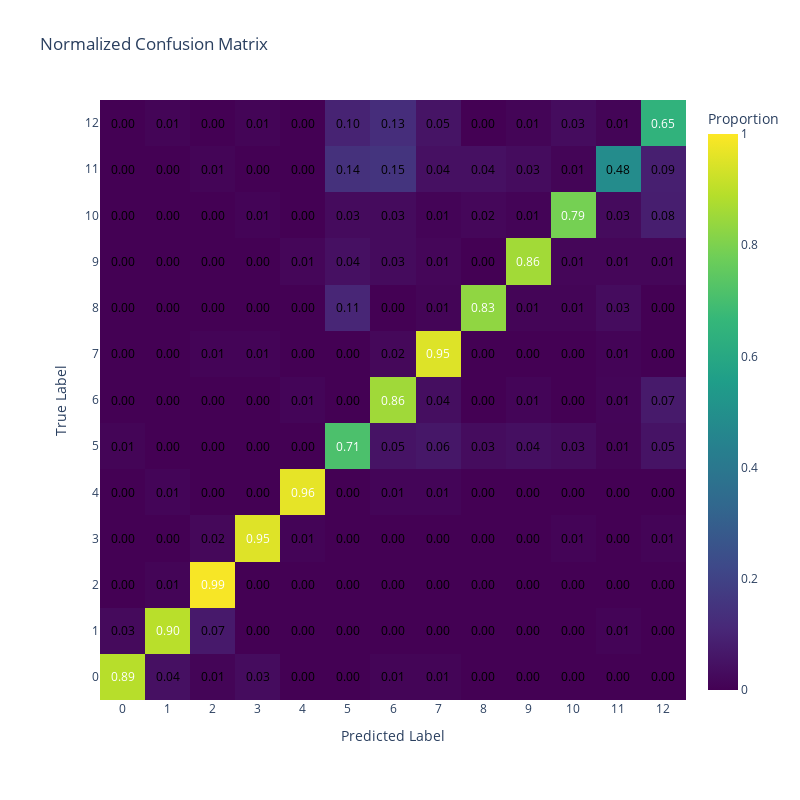

This figure's notebook cell:
### Code cell
import numpy as np
import pandas as pd
import plotly.graph_objects as go
from sklearn.metrics import confusion_matrix


cm = confusion_matrix(all_labels, all_preds)

cm_normalized = cm.astype('float') / cm.sum(axis=1)[:, np.newaxis]

unique_labels = sorted(set(all_labels))

fig = go.Figure(
    data=go.Heatmap(
        z=cm_normalized,
        x=unique_labels,  
        y=unique_labels,  
        colorscale='Viridis',
        showscale=True,
        zmin=0,
        zmax=1,
        hoverongaps=False,
        colorbar=dict(title='Proportion')
    )
)

for i in range(len(unique_labels)):
    for j in range(len(unique_labels)):
        fig.add_annotation(
            x=unique_labels[j],
            y=unique_labels[i],
            text=f'{cm_normalized[i, j]:.2f}',
            showarrow=False,
            font=dict(size=12, color="white" if cm_normalized[i, j] > 0.5 else "black")
        )

fig.update_layout(
    title='Normalized Confusion Matrix',
    xaxis_title='Predicted Label',
    yaxis_title='True Label',
    xaxis=dict(
        tickmode='array',
        tickvals=list(range(len(unique_labels))),
        ticktext=unique_labels,
        title='Predicted Label'
    ),
    yaxis=dict(
        tickmode='array',
        tickvals=list(range(len(unique_labels))),
        ticktext=unique_labels,
        title='True Label'
    ),
    autosize=False,
    width=800,
    height=800,  
    margin=dict(l=100, r=100, t=100, b=100)  
)

fig.show()

### Figure 1 — Plotly figure (JSON) as saved in the notebook; plotly's stock layout.template omitted (floating-point values rounded to 4 significant figures; data arrays with more than 128 entries replaced by an {"elided": "..."} marker saying what was removed)
{"data": [{"colorbar": {"title": {"text": "Proportion"}}, "colorscale": [[0, "#440154"], [0.1111, "#482878"], [0.2222, "#3e4989"], [0.3333, "#31688e"], [0.4444, "#26828e"], [0.5556, "#1f9e89"], [0.6667, "#35b779"], [0.7778, "#6ece58"], [0.8889, "#b5de2b"], [1, "#fde725"]], "hoverongaps": false, "showscale": true, "type": "heatmap", "x": [0, 1, 2, 3, 4, 5, 6, 7, 8, 9, 10, 11, 12], "y": [0, 1, 2, 3, 4, 5, 6, 7, 8, 9, 10, 11, 12], "z": {"elided": "13x13 float values"}, "zmax": 1, "zmin": 0}], "layout": {"annotations": [{"font": {"color": "white", "size": 12}, "showarrow": false, "text": "0.89", "x": 0, "y": 0}, {"font": {"color": "black", "size": 12}, "showarrow": false, "text": "0.04", "x": 1, "y": 0}, {"font": {"color": "black", "size": 12}, "showarrow": false, "text": "0.01", "x": 2, "y": 0}, {"font": {"color": "black", "size": 12}, "showarrow": false, "text": "0.03", "x": 3, "y": 0}, {"font": {"color": "black", "size": 12}, "showarrow": false, "text": "0.00", "x": 4, "y": 0}, {"font": {"color": "black", "size": 12}, "showarrow": false, "text": "0.00", "x": 5, "y": 0}, {"font": {"color": "black", "size": 12}, "showarrow": false, "text": "0.01", "x": 6, "y": 0}, {"font": {"color": "black", "size": 12}, "showarrow": false, "text": "0.01", "x": 7, "y": 0}, {"font": {"color": "black", "size": 12}, "showarrow": false, "text": "0.00", "x": 8, "y": 0}, {"font": {"color": "black", "size": 12}, "showarrow": false, "text": "0.00", "x": 9, "y": 0}, {"font": {"color": "black", "size": 12}, "showarrow": false, "text": "0.00", "x": 10, "y": 0}, {"font": {"color": "black", "size": 12}, "showarrow": false, "text": "0.00", "x": 11, "y": 0}, {"font": {"color": "black", "size": 12}, "showarrow": false, "text": "0.00", "x": 12, "y": 0}, {"font": {"color": "black", "size": 12}, "showarrow": false, "text": "0.03", "x": 0, "y": 1}, {"font": {"color": "white", "size": 12}, "showarrow": false, "text": "0.90", "x": 1, "y": 1}, {"font": {"color": "black", "size": 12}, "showarrow": false, "text": "0.07", "x": 2, "y": 1}, {"font": {"color": "black", "size": 12}, "showarrow": false, "text": "0.00", "x": 3, "y": 1}, {"font": {"color": "black", "size": 12}, "showarrow": false, "text": "0.00", "x": 4, "y": 1}, {"font": {"color": "black", "size": 12}, "showarrow": false, "text": "0.00", "x": 5, "y": 1}, {"font": {"color": "black", "size": 12}, "showarrow": false, "text": "0.00", "x": 6, "y": 1}, {"font": {"color": "black", "size": 12}, "showarrow": false, "text": "0.00", "x": 7, "y": 1}, {"font": {"color": "black", "size": 12}, "showarrow": false, "text": "0.00", "x": 8, "y": 1}, {"font": {"color": "black", "size": 12}, "showarrow": false, "text": "0.00", "x": 9, "y": 1}, {"font": {"color": "black", "size": 12}, "showarrow": false, "text": "0.00", "x": 10, "y": 1}, {"font": {"color": "black", "size": 12}, "showarrow": false, "text": "0.01", "x": 11, "y": 1}, {"font": {"color": "black", "size": 12}, "showarrow": false, "text": "0.00", "x": 12, "y": 1}, {"font": {"color": "black", "size": 12}, "showarrow": false, "text": "0.00", "x": 0, "y": 2}, {"font": {"color": "black", "size": 12}, "showarrow": false, "text": "0.01", "x": 1, "y": 2}, {"font": {"color": "white", "size": 12}, "showarrow": false, "text": "0.99", "x": 2, "y": 2}, {"font": {"color": "black", "size": 12}, "showarrow": false, "text": "0.00", "x": 3, "y": 2}, {"font": {"color": "black", "size": 12}, "showarrow": false, "text": "0.00", "x": 4, "y": 2}, {"font": {"color": "black", "size": 12}, "showarrow": false, "text": "0.00", "x": 5, "y": 2}, {"font": {"color": "black", "size": 12}, "showarrow": false, "text": "0.00", "x": 6, "y": 2}, {"font": {"color": "black", "size": 12}, "showarrow": false, "text": "0.00", "x": 7, "y": 2}, {"font": {"color": "black", "size": 12}, "showarrow": false, "text": "0.00", "x": 8, "y": 2}, {"font": {"color": "black", "size": 12}, "showarrow": false, "text": "0.00", "x": 9, "y": 2}, {"font": {"color": "black", "size": 12}, "showarrow": false, "text": "0.00", "x": 10, "y": 2}, {"font": {"color": "black", "size": 12}, "showarrow": false, "text": "0.00", "x": 11, "y": 2}, {"font": {"color": "black", "size": 12}, "showarrow": false, "text": "0.00", "x": 12, "y": 2}, {"font": {"color": "black", "size": 12}, "showarrow": false, "text": "0.00", "x": 0, "y": 3}, {"font": {"color": "black", "size": 12}, "showarrow": false, "text": "0.00", "x": 1, "y": 3}, {"font": {"color": "black", "size": 12}, "showarrow": false, "text": "0.02", "x": 2, "y": 3}, {"font": {"color": "white", "size": 12}, "showarrow": false, "text": "0.95", "x": 3, "y": 3}, {"font": {"color": "black", "size": 12}, "showarrow": false, "text": "0.01", "x": 4, "y": 3}, {"font": {"color": "black", "size": 12}, "showarrow": false, "text": "0.00", "x": 5, "y": 3}, {"font": {"color": "black", "size": 12}, "showarrow": false, "text": "0.00", "x": 6, "y": 3}, {"font": {"color": "black", "size": 12}, "showarrow": false, "text": "0.00", "x": 7, "y": 3}, {"font": {"color": "black", "size": 12}, "showarrow": false, "text": "0.00", "x": 8, "y": 3}, {"font": {"color": "black", "size": 12}, "showarrow": false, "text": "0.00", "x": 9, "y": 3}, {"font": {"color": "black", "size": 12}, "showarrow": false, "text": "0.01", "x": 10, "y": 3}, {"font": {"color": "black", "size": 12}, "showarrow": false, "text": "0.00", "x": 11, "y": 3}, {"font": {"color": "black", "size": 12}, "showarrow": false, "text": "0.01", "x": 12, "y": 3}, {"font": {"color": "black", "size": 12}, "showarrow": false, "text": "0.00", "x": 0, "y": 4}, {"font": {"color": "black", "size": 12}, "showarrow": false, "text": "0.01", "x": 1, "y": 4}, {"font": {"color": "black", "size": 12}, "showarrow": false, "text": "0.00", "x": 2, "y": 4}, {"font": {"color": "black", "size": 12}, "showarrow": false, "text": "0.00", "x": 3, "y": 4}, {"font": {"color": "white", "size": 12}, "showarrow": false, "text": "0.96", "x": 4, "y": 4}, {"font": {"color": "black", "size": 12}, "showarrow": false, "text": "0.00", "x": 5, "y": 4}, {"font": {"color": "black", "size": 12}, "showarrow": false, "text": "0.01", "x": 6, "y": 4}, {"font": {"color": "black", "size": 12}, "showarrow": false, "text": "0.01", "x": 7, "y": 4}, {"font": {"color": "black", "size": 12}, "showarrow": false, "text": "0.00", "x": 8, "y": 4}, {"font": {"color": "black", "size": 12}, "showarrow": false, "text": "0.00", "x": 9, "y": 4}, {"font": {"color": "black", "size": 12}, "showarrow": false, "text": "0.00", "x": 10, "y": 4}, {"font": {"color": "black", "size": 12}, "showarrow": false, "text": "0.00", "x": 11, "y": 4}, {"font": {"color": "black", "size": 12}, "showarrow": false, "text": "0.00", "x": 12, "y": 4}, {"font": {"color": "black", "size": 12}, "showarrow": false, "text": "0.01", "x": 0, "y": 5}, {"font": {"color": "black", "size": 12}, "showarrow": false, "text": "0.00", "x": 1, "y": 5}, {"font": {"color": "black", "size": 12}, "showarrow": false, "text": "0.00", "x": 2, "y": 5}, {"font": {"color": "black", "size": 12}, "showarrow": false, "text": "0.00", "x": 3, "y": 5}, {"font": {"color": "black", "size": 12}, "showarrow": false, "text": "0.00", "x": 4, "y": 5}, {"font": {"color": "white", "size": 12}, "showarrow": false, "text": "0.71", "x": 5, "y": 5}, {"font": {"color": "black", "size": 12}, "showarrow": false, "text": "0.05", "x": 6, "y": 5}, {"font": {"color": "black", "size": 12}, "showarrow": false, "text": "0.06", "x": 7, "y": 5}, {"font": {"color": "black", "size": 12}, "showarrow": false, "text": "0.03", "x": 8, "y": 5}, {"font": {"color": "black", "size": 12}, "showarrow": false, "text": "0.04", "x": 9, "y": 5}, {"font": {"color": "black", "size": 12}, "showarrow": false, "text": "0.03", "x": 10, "y": 5}, {"font": {"color": "black", "size": 12}, "showarrow": false, "text": "0.01", "x": 11, "y": 5}, {"font": {"color": "black", "size": 12}, "showarrow": false, "text": "0.05", "x": 12, "y": 5}, {"font": {"color": "black", "size": 12}, "showarrow": false, "text": "0.00", "x": 0, "y": 6}, {"font": {"color": "black", "size": 12}, "showarrow": false, "text": "0.00", "x": 1, "y": 6}, {"font": {"color": "black", "size": 12}, "showarrow": false, "text": "0.00", "x": 2, "y": 6}, {"font": {"color": "black", "size": 12}, "showarrow": false, "text": "0.00", "x": 3, "y": 6}, {"font": {"color": "black", "size": 12}, "showarrow": false, "text": "0.01", "x": 4, "y": 6}, {"font": {"color": "black", "size": 12}, "showarrow": false, "text": "0.00", "x": 5, "y": 6}, {"font": {"color": "white", "size": 12}, "showarrow": false, "text": "0.86", "x": 6, "y": 6}, {"font": {"color": "black", "size": 12}, "showarrow": false, "text": "0.04", "x": 7, "y": 6}, {"font": {"color": "black", "size": 12}, "showarrow": false, "text": "0.00", "x": 8, "y": 6}, {"font": {"color": "black", "size": 12}, "showarrow": false, "text": "0.01", "x": 9, "y": 6}, {"font": {"color": "black", "size": 12}, "showarrow": false, "text": "0.00", "x": 10, "y": 6}, {"font": {"color": "black", "size": 12}, "showarrow": false, "text": "0.01", "x": 11, "y": 6}, {"font": {"color": "black", "size": 12}, "showarrow": false, "text": "0.07", "x": 12, "y": 6}, {"font": {"color": "black", "size": 12}, "showarrow": false, "text": "0.00", "x": 0, "y": 7}, {"font": {"color": "black", "size": 12}, "showarrow": false, "text": "0.00", "x": 1, "y": 7}, {"font": {"color": "black", "size": 12}, "showarrow": false, "text": "0.01", "x": 2, "y": 7}, {"font": {"color": "black", "size": 12}, "showarrow": false, "text": "0.01", "x": 3, "y": 7}, {"font": {"color": "black", "size": 12}, "showarrow": false, "text": "0.00", "x": 4, "y": 7}, {"font": {"color": "black", "size": 12}, "showarrow": false, "text": "0.00", "x": 5, "y": 7}, {"font": {"color": "black", "size": 12}, "showarrow": false, "text": "0.02", "x": 6, "y": 7}, {"font": {"color": "white", "size": 12}, "showarrow": false, "text": "0.95", "x": 7, "y": 7}, {"font": {"color": "black", "size": 12}, "showarrow": false, "text": "0.00", "x": 8, "y": 7}, {"font": {"color": "black", "size": 12}, "showarrow": false, "text": "0.00", "x": 9, "y": 7}, {"font": {"color": "black", "size": 12}, "showarrow": false, "text": "0.00", "x": 10, "y": 7}, {"font": {"color": "black", "size": 12}, "showarrow": false, "text": "0.01", "x": 11, "y": 7}, {"font": {"color": "black", "size": 12}, "showarrow": false, "text": "0.00", "x": 12, "y": 7}, {"font": {"color": "black", "size": 12}, "showarrow": false, "text": "0.00", "x": 0, "y": 8}, {"font": {"color": "black", "size": 12}, "showarrow": false, "text": "0.00", "x": 1, "y": 8}, {"font": {"color": "black", "size": 12}, "showarrow": false, "text": "0.00", "x": 2, "y": 8}, {"font": {"color": "black", "size": 12}, "showarrow": false, "text": "0.00", "x": 3, "y": 8}, {"font": {"color": "black", "size": 12}, "showarrow": false, "text": "0.00", "x": 4, "y": 8}, {"font": {"color": "black", "size": 12}, "showarrow": false, "text": "0.11", "x": 5, "y": 8}, {"font": {"color": "black", "size": 12}, "showarrow": false, "text": "0.00", "x": 6, "y": 8}, {"font": {"color": "black", "size": 12}, "showarrow": false, "text": "0.01", "x": 7, "y": 8}, {"font": {"color": "white", "size": 12}, "showarrow": false, "text": "0.83", "x": 8, "y": 8}, {"font": {"color": "black", "size": 12}, "showarrow": false, "text": "0.01", "x": 9, "y": 8}, {"font": {"color": "black", "size": 12}, "showarrow": false, "text": "0.01", "x": 10, "y": 8}, {"font": {"color": "black", "size": 12}, "showarrow": false, "text": "0.03", "x": 11, "y": 8}, {"font": {"color": "black", "size": 12}, "showarrow": false, "text": "0.00", "x": 12, "y": 8}, {"font": {"color": "black", "size": 12}, "showarrow": false, "text": "0.00", "x": 0, "y": 9}, {"font": {"color": "black", "size": 12}, "showarrow": false, "text": "0.00", "x": 1, "y": 9}, {"font": {"color": "black", "size": 12}, "showarrow": false, "text": "0.00", "x": 2, "y": 9}, {"font": {"color": "black", "size": 12}, "showarrow": false, "text": "0.00", "x": 3, "y": 9}, {"font": {"color": "black", "size": 12}, "showarrow": false, "text": "0.01", "x": 4, "y": 9}, {"font": {"color": "black", "size": 12}, "showarrow": false, "text": "0.04", "x": 5, "y": 9}, {"font": {"color": "black", "size": 12}, "showarrow": false, "text": "0.03", "x": 6, "y": 9}, {"font": {"color": "black", "size": 12}, "showarrow": false, "text": "0.01", "x": 7, "y": 9}, {"font": {"color": "black", "size": 12}, "showarrow": false, "text": "0.00", "x": 8, "y": 9}, {"font": {"color": "white", "size": 12}, "showarrow": false, "text": "0.86", "x": 9, "y": 9}, {"font": {"color": "black", "size": 12}, "showarrow": false, "text": "0.01", "x": 10, "y": 9}, {"font": {"color": "black", "size": 12}, "showarrow": false, "text": "0.01", "x": 11, "y": 9}, {"font": {"color": "black", "size": 12}, "showarrow": false, "text": "0.01", "x": 12, "y": 9}, {"font": {"color": "black", "size": 12}, "showarrow": false, "text": "0.00", "x": 0, "y": 10}, {"font": {"color": "black", "size": 12}, "showarrow": false, "text": "0.00", "x": 1, "y": 10}, {"font": {"color": "black", "size": 12}, "showarrow": false, "text": "0.00", "x": 2, "y": 10}, {"font": {"color": "black", "size": 12}, "showarrow": false, "text": "0.01", "x": 3, "y": 10}, {"font": {"color": "black", "size": 12}, "showarrow": false, "text": "0.00", "x": 4, "y": 10}, {"font": {"color": "black", "size": 12}, "showarrow": false, "text": "0.03", "x": 5, "y": 10}, {"font": {"color": "black", "size": 12}, "showarrow": false, "text": "0.03", "x": 6, "y": 10}, {"font": {"color": "black", "size": 12}, "showarrow": false, "text": "0.01", "x": 7, "y": 10}, {"font": {"color": "black", "size": 12}, "showarrow": false, "text": "0.02", "x": 8, "y": 10}, {"font": {"color": "black", "size": 12}, "showarrow": false, "text": "0.01", "x": 9, "y": 10}, {"font": {"color": "white", "size": 12}, "showarrow": false, "text": "0.79", "x": 10, "y": 10}, {"font": {"color": "black", "size": 12}, "showarrow": false, "text": "0.03", "x": 11, "y": 10}, {"font": {"color": "black", "size": 12}, "showarrow": false, "text": "0.08", "x": 12, "y": 10}, {"font": {"color": "black", "size": 12}, "showarrow": false, "text": "0.00", "x": 0, "y": 11}, {"font": {"color": "black", "size": 12}, "showarrow": false, "text": "0.00", "x": 1, "y": 11}, {"font": {"color": "black", "size": 12}, "showarrow": false, "text": "0.01", "x": 2, "y": 11}, {"font": {"color": "black", "size": 12}, "showarrow": false, "text": "0.00", "x": 3, "y": 11}, {"font": {"color": "black", "size": 12}, "showarrow": false, "text": "0.00", "x": 4, "y": 11}, {"font": {"color": "black", "size": 12}, "showarrow": false, "text": "0.14", "x": 5, "y": 11}, {"font": {"color": "black", "size": 12}, "showarrow": false, "text": "0.15", "x": 6, "y": 11}, {"font": {"color": "black", "size": 12}, "showarrow": false, "text": "0.04", "x": 7, "y": 11}, {"font": {"color": "black", "size": 12}, "showarrow": false, "text": "0.04", "x": 8, "y": 11}, {"font": {"color": "black", "size": 12}, "showarrow": false, "text": "0.03", "x": 9, "y": 11}, {"font": {"color": "black", "size": 12}, "showarrow": false, "text": "0.01", "x": 10, "y": 11}, {"font": {"color": "black", "size": 12}, "showarrow": false, "text": "0.48", "x": 11, "y": 11}, {"font": {"color": "black", "size": 12}, "showarrow": false, "text": "0.09", "x": 12, "y": 11}, {"font": {"color": "black", "size": 12}, "showarrow": false, "text": "0.00", "x": 0, "y": 12}, {"font": {"color": "black", "size": 12}, "showarrow": false, "text": "0.01", "x": 1, "y": 12}, {"font": {"color": "black", "size": 12}, "showarrow": false, "text": "0.00", "x": 2, "y": 12}, {"font": {"color": "black", "size": 12}, "showarrow": false, "text": "0.01", "x": 3, "y": 12}, {"font": {"color": "black", "size": 12}, "showarrow": false, "text": "0.00", "x": 4, "y": 12}, {"font": {"color": "black", "size": 12}, "showarrow": false, "text": "0.10", "x": 5, "y": 12}, {"font": {"color": "black", "size": 12}, "showarrow": false, "text": "0.13", "x": 6, "y": 12}, {"font": {"color": "black", "size": 12}, "showarrow": false, "text": "0.05", "x": 7, "y": 12}, {"font": {"color": "black", "size": 12}, "showarrow": false, "text": "0.00", "x": 8, "y": 12}, {"font": {"color": "black", "size": 12}, "showarrow": false, "text": "0.01", "x": 9, "y": 12}, {"font": {"color": "black", "size": 12}, "showarrow": false, "text": "0.03", "x": 10, "y": 12}, {"font": {"color": "black", "size": 12}, "showarrow": false, "text": "0.01", "x": 11, "y": 12}, {"font": {"color": "white", "size": 12}, "showarrow": false, "text": "0.65", "x": 12, "y": 12}], "autosize": false, "height": 800, "margin": {"b": 100, "l": 100, "r": 100, "t": 100}, "title": {"text": "Normalized Confusion Matrix"}, "width": 800, "xaxis": {"tickmode": "array", "ticktext": [0, 1, 2, 3, 4, 5, 6, 7, 8, 9, 10, 11, 12], "tickvals": [0, 1, 2, 3, 4, 5, 6, 7, 8, 9, 10, 11, 12], "title": {"text": "Predicted Label"}}, "yaxis": {"tickmode": "array", "ticktext": [0, 1, 2, 3, 4, 5, 6, 7, 8, 9, 10, 11, 12], "tickvals": [0, 1, 2, 3, 4, 5, 6, 7, 8, 9, 10, 11, 12], "title": {"text": "True Label"}}}}
